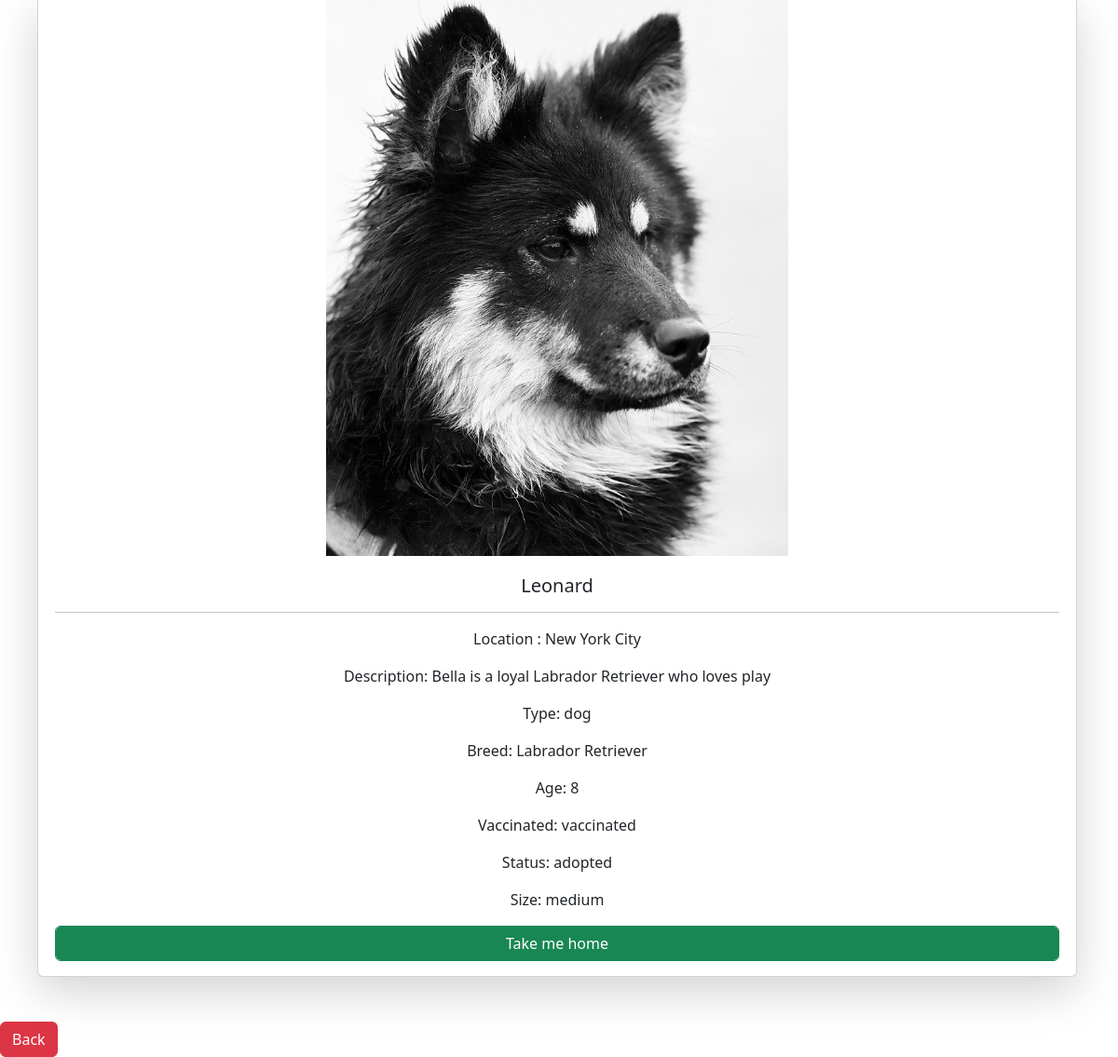
The app's page /adopt.php?id=14 with its own data.
### tables this page shows
CREATE TABLE `animal` (
  `id` int(11) NOT NULL,
  `petName` varchar(50) DEFAULT NULL,
  `type` varchar(50) DEFAULT NULL,
  `breed` varchar(50) DEFAULT NULL,
  `age` int(11) DEFAULT NULL,
  `size` varchar(50) DEFAULT NULL,
  `location` varchar(50) DEFAULT NULL,
  `description` varchar(50) DEFAULT NULL,
  `picture` varchar(255) DEFAULT NULL,
  `status` enum('adopted','unclaimed') DEFAULT NULL,
  `vaccinated` enum('vaccinated','not vaccinated') DEFAULT NULL
);

### adopt.php (the view, shortened to what this page needs)
<?php
require "db_connect.php";
if($_GET["id"]) {
    $id = $_GET["id"];
    $sql= "SELECT * FROM animal WHERE id = {$id}";
    $result = mysqli_query($conn, $sql);
    $rows = mysqli_fetch_all($result, MYSQLI_ASSOC);
} else {
    header("location: error.php");
}
foreach($rows as $row) {
$layout = '<div class=" mb-5 col col-12 d-flex align-items-stretch">
<div class="row g-1 container-fluid card shadow-lg bg-card-color">
<img style="width:500px; height:600px; object-fit: cover; margin:auto" src=../img/'.$row["picture"].' class="card-img-top" alt="...">
<div class="card-body">
  <h5 class="card-title">'.$row["petName"].'</h5>
  <hr>
  <p class="card-text">Location : '.$row["location"].'</p>
  <p class="card-text">Description: '.$row["description"].'</p>
  <p class="card-text">Type: '.$row["type"].'</p>
  <p class="card-text">Breed: '.$row["breed"].'</p>
  <p class="card-text">Age: '.$row["age"].'</p>
  <p class="card-text">Vaccinated: '.$row["vaccinated"].'</p>
  <p class="card-text">Status: '.$row["status"].'</p>
  <p class="card-text">Size: '.$row["size"].'</p>
  <a href="adoptme.php?id='.$id.'" class="btn btn-success form-control">Take me home</a>
</div>
</div>
</div>
';
}
?>
<!DOCTYPE html>
<html lang="en">
<head>
    <link href="https://cdn.jsdelivr.net/npm/bootstrap@5.3.3/dist/css/bootstrap.min.css" rel="stylesheet">
</head>
<body>
    <div class="container" >
        <?= $layout ?>
    </div>
    <a class="btn btn-danger" href="dashboard.php">Back</a>
</body>
</html>

### adopt.php (style rules this page uses)
.card-text, .card-title { text-align: center; }

### records on screen
animal: picture (picture), petName "Leonard", location "New York City", description "Bella is a loyal Labrador Retriever who loves play", type "dog", breed "Labrador Retriever", age "8", vaccinated "vaccinated", status "adopted", size "medium"
